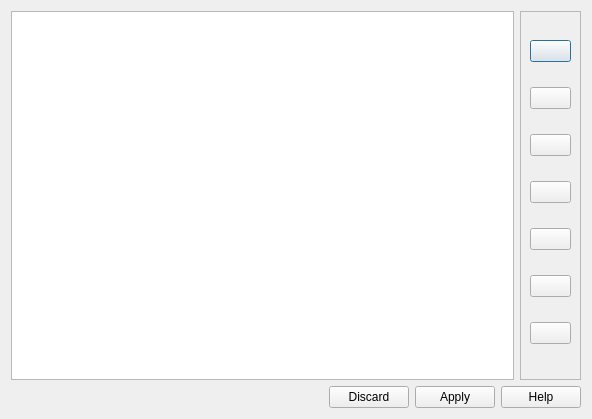
<?xml version="1.0" encoding="UTF-8"?>
<ui version="4.0">
 <class>TextEditDialog</class>
 <widget class="QDialog" name="TextEditDialog">
  <property name="geometry">
   <rect>
    <x>0</x>
    <y>0</y>
    <width>592</width>
    <height>419</height>
   </rect>
  </property>
  <property name="windowTitle">
   <string>Dialog</string>
  </property>
  <layout class="QGridLayout" name="gridLayout">
   <item row="0" column="0">
    <widget class="QPlainTextEdit" name="editor"/>
   </item>
   <item row="0" column="1">
    <widget class="QFrame" name="frame">
     <property name="frameShape">
      <enum>QFrame::StyledPanel</enum>
     </property>
     <property name="frameShadow">
      <enum>QFrame::Raised</enum>
     </property>
     <layout class="QVBoxLayout" name="verticalLayout">
      <item>
       <widget class="QPushButton" name="pushButton">
        <property name="font">
         <font>
          <weight>75</weight>
          <bold>true</bold>
         </font>
        </property>
        <property name="toolTip">
         <string>Bold</string>
        </property>
        <property name="text">
         <string/>
        </property>
        <property name="icon">
         <iconset resource="../Scanner/icons.qrc">
          <normaloff>:/qscan_icons/bold</normaloff>:/qscan_icons/bold</iconset>
        </property>
        <property name="iconSize">
         <size>
          <width>32</width>
          <height>32</height>
         </size>
        </property>
       </widget>
      </item>
      <item>
       <widget class="QPushButton" name="pushButton_3">
        <property name="font">
         <font>
          <italic>true</italic>
         </font>
        </property>
        <property name="toolTip">
         <string>Italic</string>
        </property>
        <property name="text">
         <string/>
        </property>
        <property name="icon">
         <iconset resource="../Scanner/icons.qrc">
          <normaloff>:/qscan_icons/italic</normaloff>:/qscan_icons/italic</iconset>
        </property>
        <property name="iconSize">
         <size>
          <width>32</width>
          <height>32</height>
         </size>
        </property>
       </widget>
      </item>
      <item>
       <widget class="QPushButton" name="pushButton_4">
        <property name="font">
         <font>
          <underline>true</underline>
         </font>
        </property>
        <property name="toolTip">
         <string>Underline</string>
        </property>
        <property name="text">
         <string/>
        </property>
        <property name="icon">
         <iconset resource="../Scanner/icons.qrc">
          <normaloff>:/qscan_icons/underline</normaloff>:/qscan_icons/underline</iconset>
        </property>
        <property name="iconSize">
         <size>
          <width>32</width>
          <height>32</height>
         </size>
        </property>
       </widget>
      </item>
      <item>
       <widget class="QPushButton" name="pushButton_7">
        <property name="toolTip">
         <string>Match Quotes</string>
        </property>
        <property name="text">
         <string/>
        </property>
        <property name="icon">
         <iconset resource="../Scanner/icons.qrc">
          <normaloff>:/qscan_icons/doublequote</normaloff>:/qscan_icons/doublequote</iconset>
        </property>
        <property name="iconSize">
         <size>
          <width>93</width>
          <height>32</height>
         </size>
        </property>
       </widget>
      </item>
      <item>
       <widget class="QPushButton" name="left_align_btn">
        <property name="toolTip">
         <string>Left align</string>
        </property>
        <property name="text">
         <string/>
        </property>
        <property name="icon">
         <iconset resource="../Scanner/icons.qrc">
          <normaloff>:/qscan_icons/left_align</normaloff>:/qscan_icons/left_align</iconset>
        </property>
        <property name="iconSize">
         <size>
          <width>32</width>
          <height>32</height>
         </size>
        </property>
       </widget>
      </item>
      <item>
       <widget class="QPushButton" name="centre_align_btn">
        <property name="toolTip">
         <string>Centre align</string>
        </property>
        <property name="text">
         <string/>
        </property>
        <property name="icon">
         <iconset resource="../Scanner/icons.qrc">
          <normaloff>:/qscan_icons/centre_align</normaloff>:/qscan_icons/centre_align</iconset>
        </property>
        <property name="iconSize">
         <size>
          <width>32</width>
          <height>32</height>
         </size>
        </property>
       </widget>
      </item>
      <item>
       <widget class="QPushButton" name="right_align_btn">
        <property name="toolTip">
         <string>Right align</string>
        </property>
        <property name="text">
         <string/>
        </property>
        <property name="icon">
         <iconset resource="../Scanner/icons.qrc">
          <normaloff>:/qscan_icons/right_align</normaloff>:/qscan_icons/right_align</iconset>
        </property>
        <property name="iconSize">
         <size>
          <width>32</width>
          <height>32</height>
         </size>
        </property>
       </widget>
      </item>
     </layout>
    </widget>
   </item>
   <item row="1" column="0" colspan="2">
    <widget class="QDialogButtonBox" name="buttonBox">
     <property name="toolTipDuration">
      <number>-2</number>
     </property>
     <property name="orientation">
      <enum>Qt::Horizontal</enum>
     </property>
     <property name="standardButtons">
      <set>QDialogButtonBox::Apply|QDialogButtonBox::Discard|QDialogButtonBox::Help</set>
     </property>
     <property name="centerButtons">
      <bool>false</bool>
     </property>
    </widget>
   </item>
  </layout>
 </widget>
 <resources>
  <include location="../Scanner/icons.qrc"/>
 </resources>
 <connections>
  <connection>
   <sender>buttonBox</sender>
   <signal>accepted()</signal>
   <receiver>TextEditDialog</receiver>
   <slot>accept()</slot>
   <hints>
    <hint type="sourcelabel">
     <x>248</x>
     <y>254</y>
    </hint>
    <hint type="destinationlabel">
     <x>157</x>
     <y>274</y>
    </hint>
   </hints>
  </connection>
  <connection>
   <sender>buttonBox</sender>
   <signal>rejected()</signal>
   <receiver>TextEditDialog</receiver>
   <slot>reject()</slot>
   <hints>
    <hint type="sourcelabel">
     <x>316</x>
     <y>260</y>
    </hint>
    <hint type="destinationlabel">
     <x>286</x>
     <y>274</y>
    </hint>
   </hints>
  </connection>
 </connections>
</ui>
